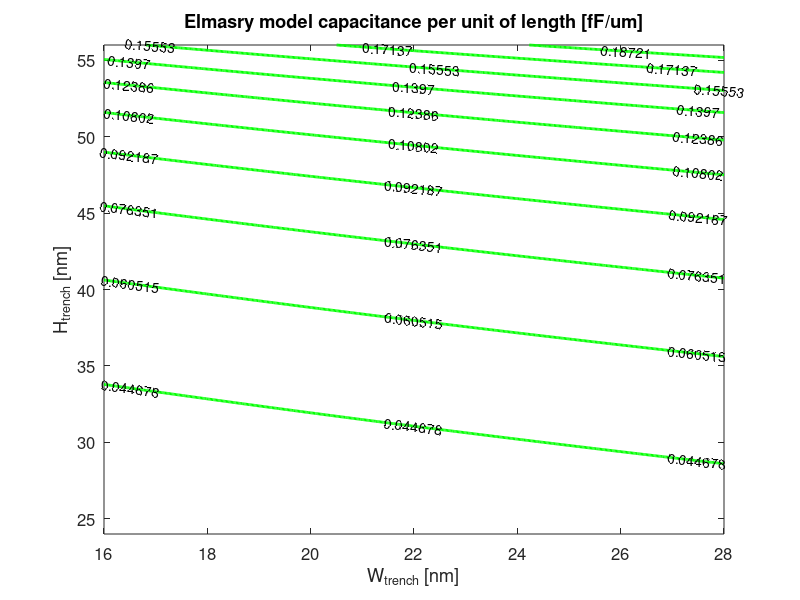
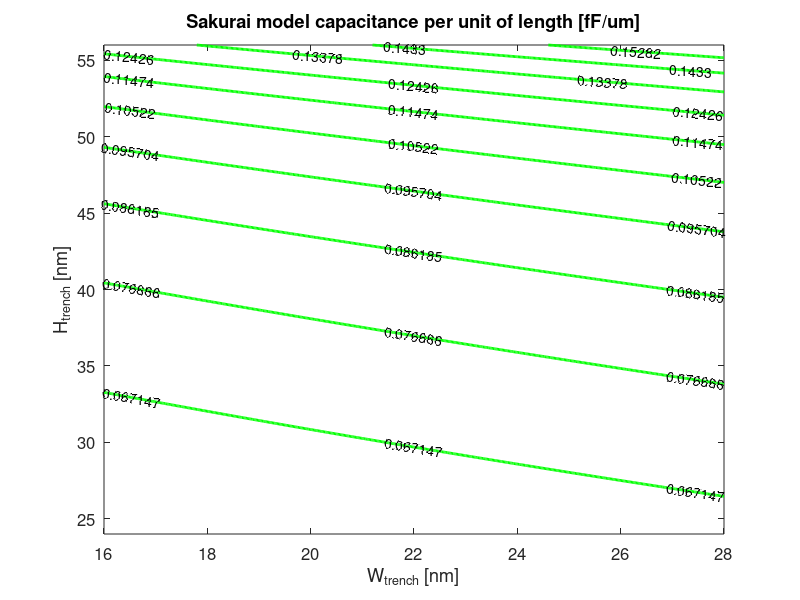
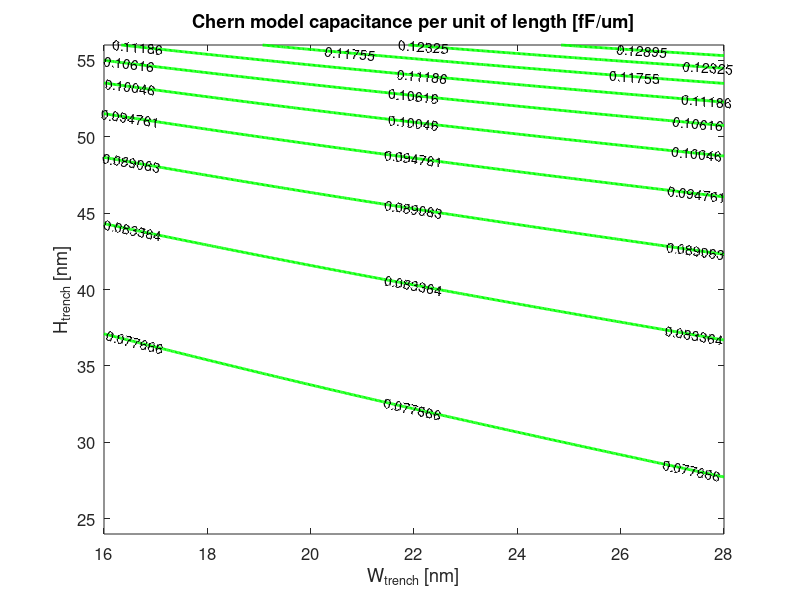

Write MATLAB code to recreate these figures, in order.
% ECE 594 - Homework 1
% Capacitance using different models
clf;
%//////////////////////////PARAMETERS///////////////////////////////////////////
W_trench  = 16; %nm                                                             % Nominal value, it's a variable
H_stack   = 64; %nm                                                             % Fixed
H_trench  = 32; %nm                                                             % Nominal value, it's a variable
K_lowk    = 2.2;                                                                % Fixed low-k dielectric constant
eps0      = 8.85e-12;                                                           % Fixed Vacuum dielectric constant
eps       = K_lowk*eps0;                                                        % Fixed dielectric constant
P_trench  = 32;                                                                 % Fixed, space between lines
CPP       = 42e-9;                                                              % Fixed, unit of wire length
%///////////////////////////////////////////////////////////////////////////////

%/////////////////////////////ELMASRY///////////////////////////////////////////
% THIS MODEL DOESN'T TAKE INTO ACCOUNT SIDE-WALL DAMAGE
H_trench  = linspace(24, 56, 500);                                              % Create different Heights for trench
W_trench  = linspace(16, 28, 500);                                              % Create different Widths for trench
[W_trench, H_trench] = meshgrid(W_trench, H_trench);                            % Create the mesh for surfae plot
d_b       = H_stack - H_trench;                                                 % Compute distance from bottom plate
C_bottom  = eps .* W_trench ./ d_b;                                             % Bottom plate capacitance per unit length
elmasry   = C_bottom .* (1 +
                        2.*d_b./W_trench.*log(1 + H_trench./d_b) +
                        2.*H_trench./W_trench.*log(1+(W_trench/2)./(d_b+H_trench
                        )));                                                    % Elmasry model computation

elmasry   = elmasry ./ 1e-15 .* 1e-6;                                           % Transform in fF/um
figure(1);
[c, h] = contour(W_trench, H_trench, elmasry, "linewidth", 2, "g");
set(gca, "fontsize", 12)
clabel (c, h, "fontsize", 10);
xlabel("W_{trench} [nm]");
ylabel("H_{trench} [nm]");
title("Elmasry model capacitance per unit of length [fF/um]");
%///////////////////////////////////////////////////////////////////////////////


%/////////////////////////////SAKURAI///////////////////////////////////////////
% THIS MODEL DOESN'T TAKE INTO ACCOUNT SIDE-WALL DAMAGE
H_trench  = linspace(24, 56, 500);                                              % Create different Heights for trench
W_trench  = linspace(16, 28, 500);                                              % Create different Widths for trench
[W_trench, H_trench] = meshgrid(W_trench, H_trench);                            % Create the mesh for surfae plot
d_b       = H_stack - H_trench;                                                 % Compute distance from bottom plate
sakurai   = eps .* (1.15 .*W_trench./d_b + 2.8.*(H_trench./d_b).^0.222);

sakurai   = sakurai ./ 1e-15 .* 1e-6;                                           % Transform in fF/um
                                                                                % Plotting stuff
figure(2);
[c, h] = contour(W_trench, H_trench, sakurai, "linewidth", 2, "g");
set(gca, "fontsize", 12)
clabel (c, h, "fontsize", 10);
xlabel("W_{trench} [nm]");
ylabel("H_{trench} [nm]");
title("Sakurai model capacitance per unit of length [fF/um]");
%///////////////////////////////////////////////////////////////////////////////


%/////////////////////////////CHERN/////////////////////////////////////////////
% THIS MODEL DOESN'T TAKE INTO ACCOUNT SIDE-WALL DAMAGE
H_trench  = linspace(24, 56, 500);                                              % Create different Heights for trench
W_trench  = linspace(16, 28, 500);                                              % Create different Widths for trench
[W_trench, H_trench] = meshgrid(W_trench, H_trench);                            % Create the mesh for surfae plot
d_b       = H_stack - H_trench;                                                 % Compute distance from bottom plate
d_l       = P_trench - W_trench;                                                % Distance between interconnects
chern   = eps .* (W_trench./d_b + 3.28 .* (H_trench./(H_trench + 2.*d_b)).^0.023 +
            (d_l ./ (d_l + 2.*d_b)).^1.16);                                      % Chern model

chern   = chern ./ 1e-15 .* 1e-6;                                               % Transform in fF/um
                                                                                % Plotting stuff
figure(3);
[c, h] = contour(W_trench, H_trench, chern, "linewidth", 2, "g");
set(gca, "fontsize", 12)
clabel (c, h, "fontsize", 10);
xlabel("W_{trench} [nm]");
ylabel("H_{trench} [nm]");
title("Chern model capacitance per unit of length [fF/um]");
%///////////////////////////////////////////////////////////////////////////////



